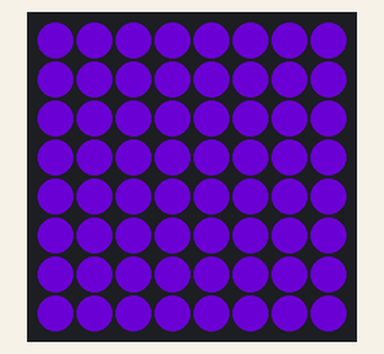
Simulated run of this program. Board: Raspberry Pi (BCM pin numbers) with a Sense HAT. Parts: the Sense HAT's 8×8 RGB LED matrix. Dim RGB values are drawn brighter than linear; random numbers come from a fixed seed. At 1.0 s the program stops and its outputs stay as they are.

Above: at 0.1 s.

The program:

randcolour.py
```python
from sense_hat import SenseHat
from random import randint
from time import sleep
sense=SenseHat()
num1=randint(0,255)
num2=randint(0,255)
num3=randint(0,255)
sense.clear(num1,num2,num3)
sleep(1)
sense.clear()
```
